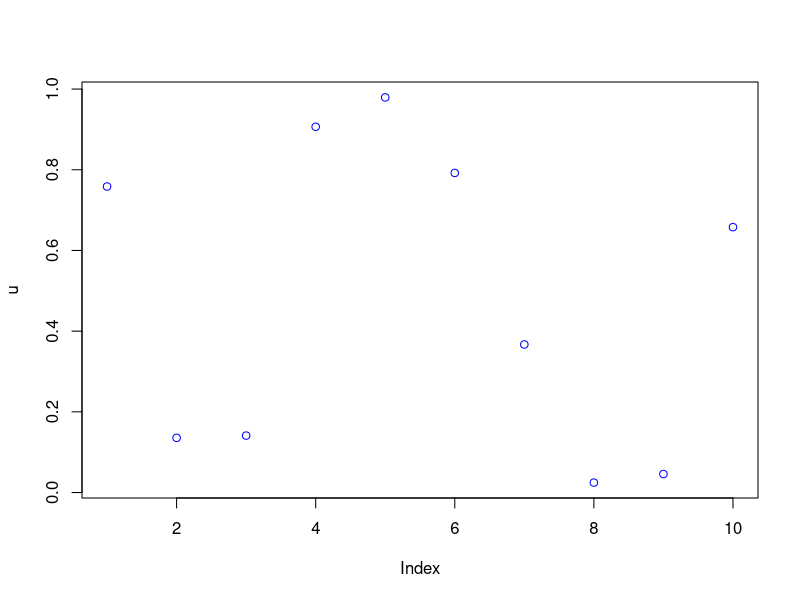
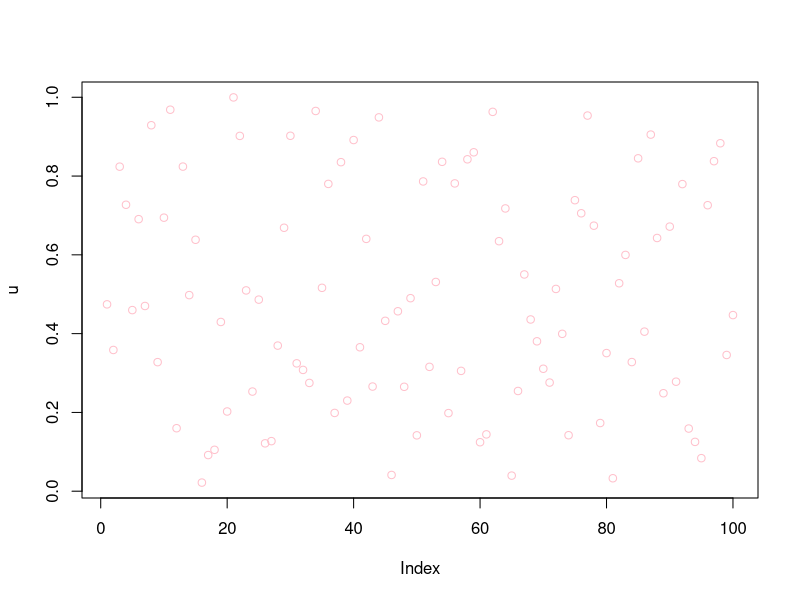
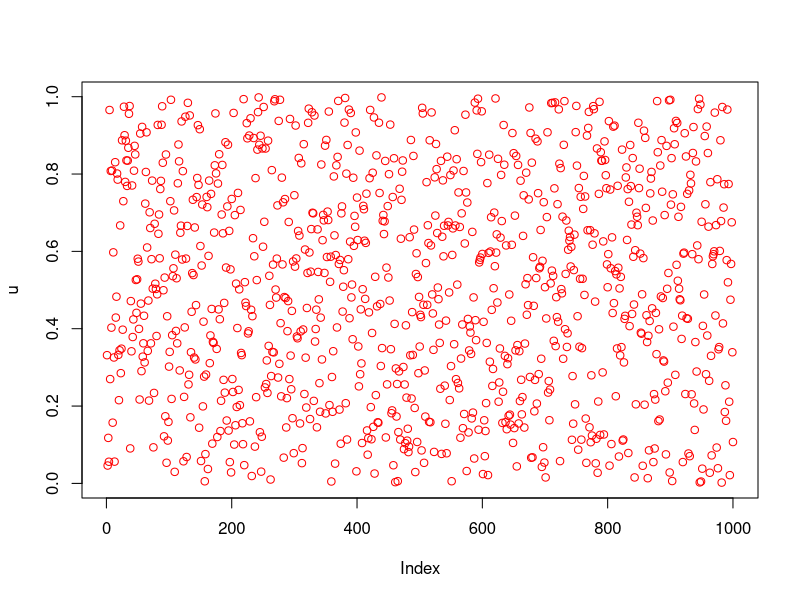
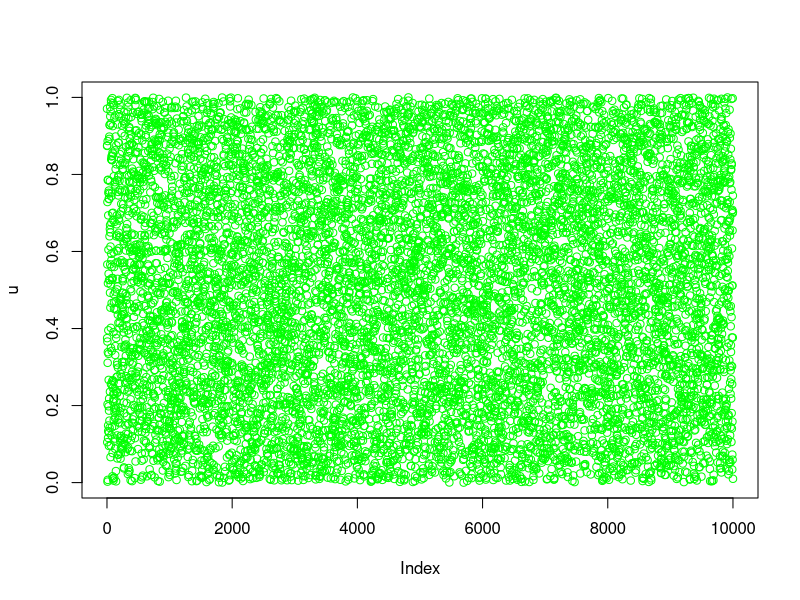
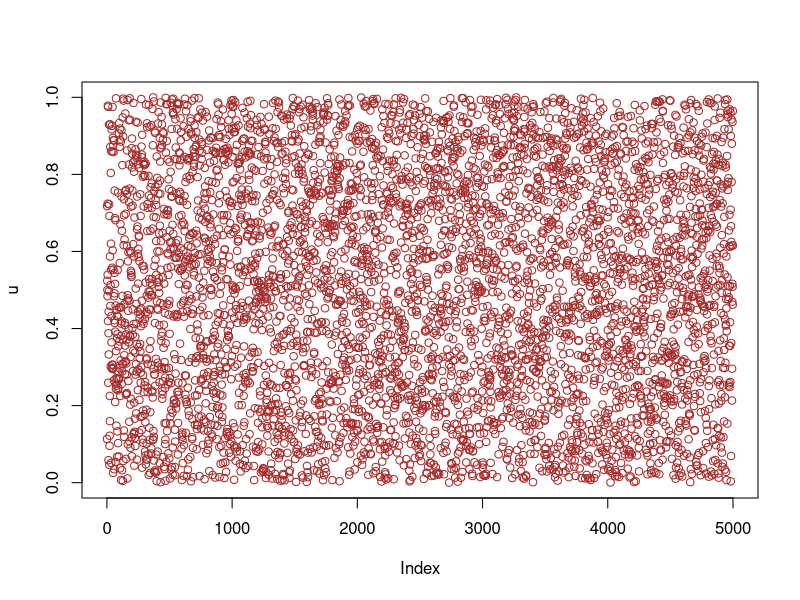
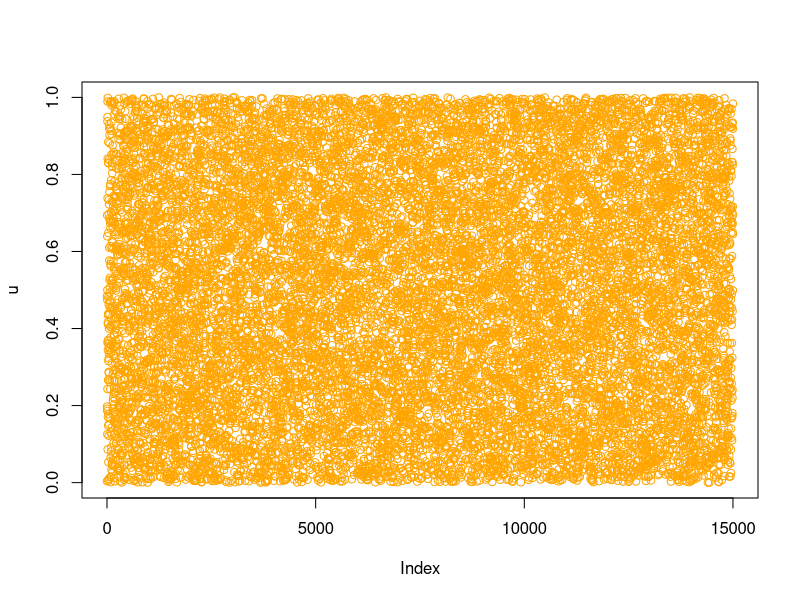
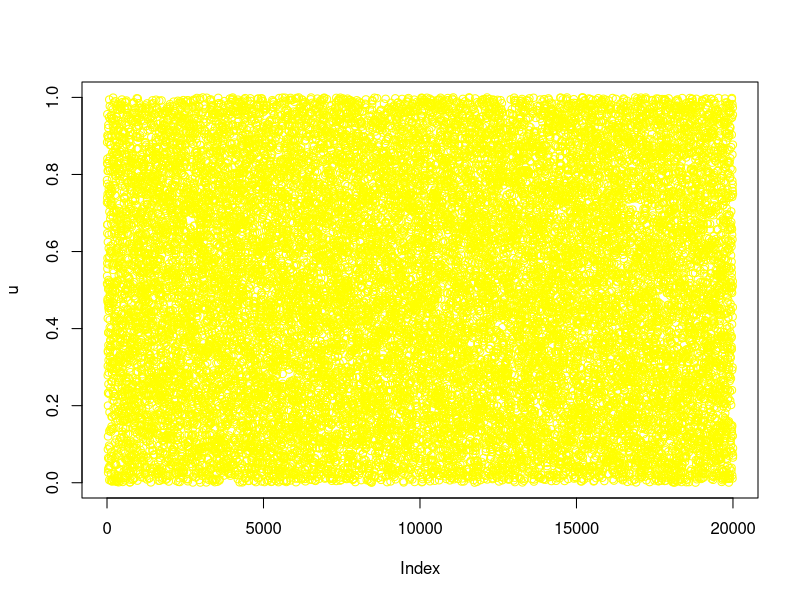
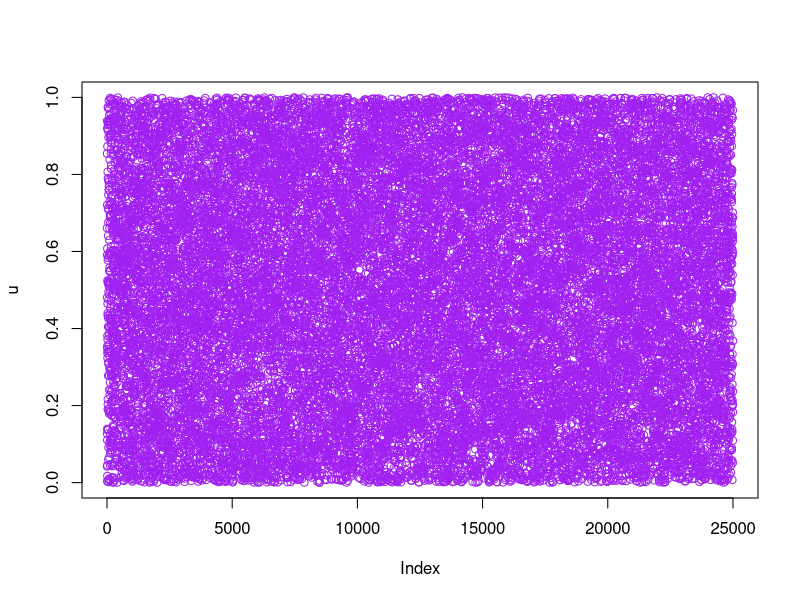

Source code (R) for these figures, in order:
## ---- chunk 1
knitr::opts_chunk$set(echo = TRUE)
## ---- chunk 2
u <- runif(10,0,1); head(u,20)
plot(u,col="blue")
## ---- chunk 3
u <- runif(100,0,1); head(u,20)
plot(u,col="pink")
## ---- chunk 4
u <- runif(1000,0,1); head(u,20)
plot(u,col="red")
## ---- chunk 5
u <- runif(10000,0,1); head(u,20)
plot(u,col="green")
## ---- chunk 6
u <- runif(5000,0,1); head(u,20)
plot(u,col="brown")
## ---- chunk 7
u <- runif(15000,0,1); head(u,20)
plot(u,col="orange")
## ---- chunk 8
u <- runif(20000,0,1); head(u,20)
plot(u,col="yellow")
## ---- chunk 9
u <- runif(25000,0,1); head(u,20)
plot(u,col="purple")
## ---- chunk 10
u <- runif(50000,0,1); head(u,20)
plot(u,col="grey")
## ---- chunk 11
muestra1 <- sample(u,100,replace = FALSE)
plot (muestra1, main="Muestra de tamaño 100",
     xlab="Elemntos de la muestra",
     ylab="uniformes(0,1)",
     col="blue")
## ---- chunk 12
hist(u,col=rainbow(15,0.23))
## ---- chunk 13
hist(muestra1,col=rainbow(20,0.2))
## ---- chunk 14
muestra2 <- sample(u,250,replace = FALSE)
plot (muestra1, 
      main="Muestra de tamaño 250",
     xlab="Elementos de la muestra",
     ylab="uniformes(0,1)",
     col="green")
## ---- chunk 15
hist(u,col=rainbow(15,0.23))
## ---- chunk 16
hist(muestra1,col=rainbow(80,0.2))
## ---- chunk 17
u <- rnorm(10,0,1); head(u,20)
plot(u,col="blue")
## ---- chunk 18
u <- rnorm(100,0,1); head(u,20)
plot(u,col="pink")
## ---- chunk 19
u <- rnorm(1000,0,1); head(u,20)
plot(u,col="red")
## ---- chunk 20
u <- rnorm(10000,0,1); head(u,20)
plot(u,col="green")
## ---- chunk 21
u <- rnorm(5000,0,1); head(u,20)
plot(u,col="brown")
## ---- chunk 22
u <- rnorm(15000,0,1); head(u,20)
plot(u,col="orange")
## ---- chunk 23
u <- rnorm(20000,0,1); head(u,20)
plot(u,col="yellow")
## ---- chunk 24
u <- rnorm(25000,0,1); head(u,20)
plot(u,col="purple")
## ---- chunk 25
u <- rnorm(50000,0,1); head(u,20)
plot(u,col="grey")
